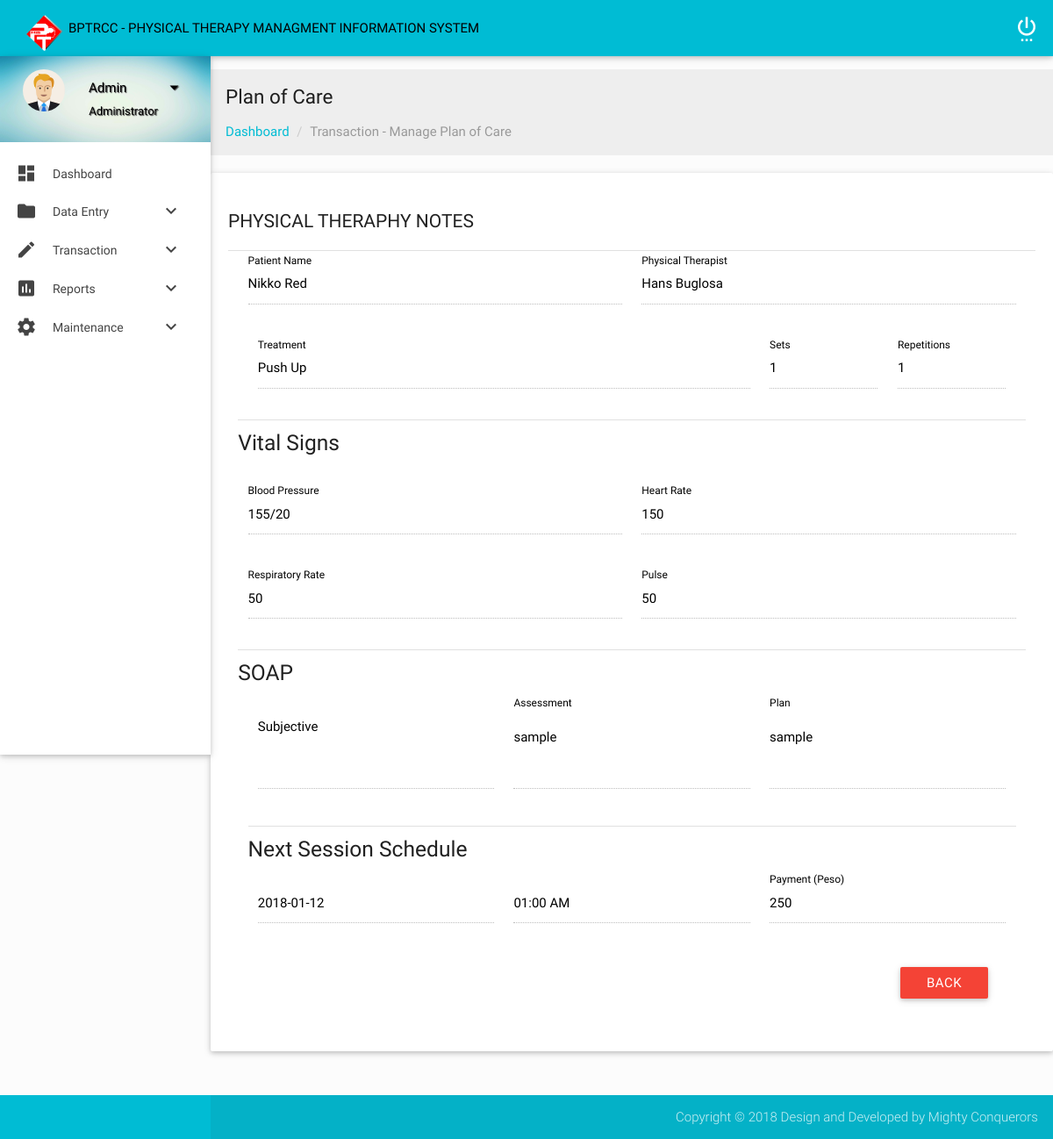
The page /admin/viewPOC.php?id=27 on the database its author committed.
### tables this page shows
CREATE TABLE `planofcare` (
  `POCID` int(8) NOT NULL AUTO_INCREMENT,
  `PatientID` varchar(11) NOT NULL,
  `POCPT` text NOT NULL,
  `POCSessionDate` date NOT NULL,
  `POCTreatment` text NOT NULL,
  `POCRepeatitions` int(11) NOT NULL,
  `POCSets` int(11) NOT NULL,
  `POCBloodPressure` text NOT NULL,
  `POCHeartRate` text NOT NULL,
  `POCRespiratoryRate` text NOT NULL,
  `POCPulse` text NOT NULL,
  `POC_Subjective` varchar(20) NOT NULL,
  `POCAssessment` text NOT NULL,
  `POCPlan` text NOT NULL,
  `POCNextSchedDate` date NOT NULL,
  `POCTime` varchar(15) NOT NULL,
  `POCTreatmentBill` int(5) NOT NULL,
  `POCStatus` varchar(10) NOT NULL,
  PRIMARY KEY (`POCID`)
);

CREATE TABLE `patient` (
  `PatientID` int(11) NOT NULL AUTO_INCREMENT,
  `PatientName` text NOT NULL,
  `PatientAddress` text NOT NULL,
  `PatientGender` text NOT NULL,
  `PatientBirthdate` date NOT NULL,
  `PatientCivilStatus` text NOT NULL,
  `PatientProfession` text NOT NULL,
  `PatientDoctor` text NOT NULL,
  `PatientHospital` text NOT NULL,
  `PatientReferralAddress` text NOT NULL,
  `PatientTelephone` int(11) NOT NULL,
  `PatientContactPerson` text NOT NULL,
  `PatientCases` text NOT NULL,
  `month` char(3) NOT NULL,
  `year` char(4) NOT NULL,
  PRIMARY KEY (`PatientID`)
);

### admin/viewpoc.php (the view, shortened to what this page needs)
<?php include("header.php"); ?>
            <section class="section">
                <div id="breadcrumbs-wrapper" class=" grey lighten-3">
                  <div class="container">
                    <div class="row">
                      <div class="col s12 m12 l12">
                        <h5 class="breadcrumbs-title">Plan of Care</h5>
                        <ol class="breadcrumb">
                            <li><a href="index.html">Dashboard</a></li>
                            <li class="active">Transaction - Manage Plan of Care</li>
                        </ol>
                      </div>
                    </div>
                  </div>
                </div>
                <?php include("config.php");
                $id = $_GET['id'];
                 $edit=mysqli_query($mysqli,"select * from planofcare INNER JOIN patient on planofcare.PatientID = patient.PatientID where POCID='$id'");
                $erow=mysqli_fetch_array($edit);
            ?>
                <div class="card-panel">
                    <h4 class="header">Physical Theraphy Notes</h4>
                    <div class="divider"></div>
                    <form class="col s12" action="planOfCareActionAdd.php" method="post" >
                    <div class="body">
                        <div class="row">
                            <div class="col s6 m6 l12">
                                <div class="row">
                                    <div class="input-field col s6">
                                        <input id="patientName" name="patientName" value="<?php echo $erow['PatientName']; ?>" type="text" disabled  style="color: black;">
                                        <label for="patientName" style="color: black;">Patient Name</label>
                                    </div>
                                    <div class="input-field col s6">
                                        <input id="PTName" name="PTName" value="<?php echo $erow['POCPT']; ?>" type="text" disabled  style="color: black;">
                                        <label for="PTName" style="color: black;">Physical Therapist</label>
                                    </div>
                                </div>
                                <div class="row">
                                    <div class="col s12">
                                        <div class="input-field col s8">
                                           <input id="PTName" name="PTName" value="<?php echo $erow['POCTreatment']; ?>" type="text" disabled  style="color: black;">
                                        <label for="PTName" style="color: black;">Treatment</label>
                                        </div>
                                        <div class="input-field col s2">
                                            <input name="sets"  value="<?php echo $erow['POCSets']; ?>" type="number" min="1" max="30" disabled style="color: black;">
                                            <label for="sets" style="color: black;">Sets</label>
                                        </div>
                                        <div class="input-field col s2">
                                            <input name="repetitions" value="<?php echo $erow['POCRepeatitions']; ?>" type="number" min="1" max="30" disabled style="color: black;">
                                            <label for="repetitions"style="color: black;" >Repetitions</label>
                                        </div>
                                    </div>
                                </div>
                                <div class="divider"></div>
                                <div class="row">
                                <h5>Vital Signs</h5>
                                </div>
                                <div class="row">
                                    <div class="input-field col s6">
                                        <input name="bloodPressure" type="text" value="<?php echo $erow['POCBloodPressure']; ?>" placeholder="eg. 140/90" required disabled style="color: black;">
                                        <label for="bloodPressure" style="color: black;">Blood Pressure</label>
                                    </div>
                                    <div class="input-field col s6">
                                        <input name="heartRate" type="text" value="<?php echo $erow['POCHeartRate']; ?>" placeholder="eg. 140 bpm" required disabled style="color: black;">
                                        <label for="heartRate" style="color: black;">Heart Rate</label>
                                    </div>
                                </div>
                                <div class="row">
                                    <div class="input-field col s6">
                                        <input name="respiratoryRate" type="text" value="<?php echo $erow['POCRespiratoryRate']; ?>" placeholder="eg. 50 bpm" required disabled style="color: black;">
                                        <label for="respiratoryRate" style="color: black;">Respiratory Rate</label>
                                    </div>
                                    <div class="input-field col s6" >
                                        <input name="pulse" type="text" value="<?php echo $erow['POCPulse']; ?>" placeholder="eg. 40 bpm" required disabled style="color: black;">
                                        <label for="pulse" style="color: black;">Pulse</label>
                                    </div>
                                </div>
                            <div class="divider"></div>
                            <h5>SOAP</h5>
                            <div class="col s3 m6 l12">
                                <div class="row">
                                    <div class="input-field col s4">
                                        <textarea name="subjective" class="materialize-textarea" value="" required disabled style="color: black;"><?php echo $erow['POC_Subjective']; ?></textarea>
                                        <label for="subjective" style="color: black;">Subjective</label>
                                    </div>
                                    <div class="input-field col s4">
                                        <textarea name="assessment" class="materialize-textarea"  required disabled style="color: black;"><?php echo $erow['POCAssessment']; ?></textarea>
                                        <label for="assessment" style="color: black;">Assessment</label>
                                    </div>
                                    <div class="input-field col s4">
                                        <textarea name="plan" class="materialize-textarea" required disabled style="color: black;"><?php echo $erow['POCPlan']; ?></textarea>
                                        <label for="plan" style="color: black;">Plan</label>
                                    </div>
                                </div>
                                    <div class="divider"></div>
                                    <h5>Next Session Schedule</h5>
                                    <div class="row">
                                    <div class="input-field col s4">
                                        <input type="text" value="<?php echo $erow['POCNextSchedDate']; ?>" name="nextSchedDate" disabled style="color: black;">
                                    </div>
                                    <div class="input-field col s4">
                                        <input type="text" value="<?php echo $erow['POCTime']; ?>" name="schedTime" disabled style="color: black;">
                                    </div>
                                    <div class="input-field col s4">
                                        <input type="number" name="billing" value="<?php echo $erow['POCTreatmentBill']; ?>" disabled style="color: black;">
                                        <label for="billing" style="color: black;">Payment (Peso)</label>
                                    </div>
                                </div>
                                <div class="row">
                                    <div class="input-field col s12">
                                        <a class="btn red waves-effect waves-light right" href="manageplancare.php" style="margin-right:20px;">Back</a>
                                    </div>
                                </div>
            </div>
                            </div>
                        </div>
                    </form>
                    </div>
                </div>
            </div>
    <footer class="page-footer">
        <div class="footer-copyright">
            <div class="container">
                <span class="right">  Copyright © 2018 Design and Developed by Mighty Conquerors</span>
            </div>
        </div>
    </footer>
</body>
</html>

### admin/css/style.css (style rules this page uses)
body { background-color: #fcfcfc; }
#main, footer { padding-left: 240px; }
.container { padding: 0 0.5rem; margin: 0 auto; max-width: 100% !important; width: 98%; }
@media only screen and (min-width: 601px) { .container { width: 98%; } }
@media only screen and (min-width: 993px) { .container { width: 98%; } }
h4.header { font-size: 1.5rem; line-height: 2.508rem; margin: 1.14rem 0 0.912rem 0; }
h4.header { font-size: 1.4rem; font-weight: 400; text-transform: uppercase; }
.breadcrumb { padding: 0px; margin: 15px 0px; list-style: none; }
.breadcrumbs-title { font-size: 1.5rem; line-height: 1.804rem; margin: 18px 0px 0px 0px; }
.breadcrumb > li { display: inline-block; }
.breadcrumb a { color: #00bcd4; }
.breadcrumb .active { font-weight: normal; color: #999; }
.breadcrumb > li + li:before { padding: 0 5px; color: #ccc; content: "/\00a0"; }
footer.page-footer { padding-top: 0px; }

### rows shown on the page
planofcare: patientName "Nikko Red", PTName "Hans Buglosa", PTName "Push Up", sets "1", repetitions "1", bloodPressure "155/20", heartRate "150", respiratoryRate "50", pulse "50", assessment "sample", plan "sample", nextSchedDate "2018-01-12", schedTime "01:00 AM", billing "250"
